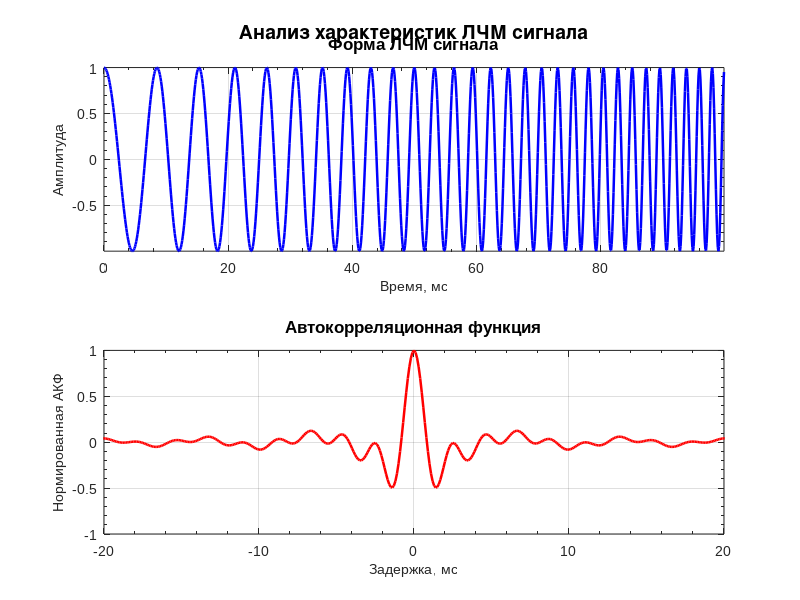

The MATLAB source for this figure:
%Задание 2. ЛЧМ, АКФ ЛЧМ 

function main()
    %% Инициализация и параметры
    clear workspace;  % Очистка рабочей области
    close all;        % Закрытие всех графиков
    format compact;   % Компактный вывод
    clc;
    
    % Основные параметры сигнала
    sampling_rate = 10e3;       % Частота дискретизации [Гц]
    pulse_duration = 100e-3;    % Длительность импульса [сек]
    freq_start = 100;           % Начальная частота [Гц]
    freq_end = 500;             % Конечная частота [Гц]
    signal_amplitude = 1.0;     % Амплитуда сигнала
    
    %% Генерация временной оси
    time_vector = (0:1/sampling_rate:pulse_duration-1/sampling_rate)';
    
    %% 1. Формирование ЛЧМ сигнала
    bandwidth = freq_end - freq_start;
    chirp_rate = bandwidth / pulse_duration;
    
    % Расчет фазовой функции
    phase = 2*pi*(freq_start*time_vector + 0.5*chirp_rate*time_vector.^2);
    
    % Генерация сигнала
    lfm_signal = signal_amplitude * cos(phase);
    
    %% Визуализация сигнала
    fig = figure('Name', 'Анализ ЛЧМ сигнала', ...
                'Position', [100 100 800 600], ...
                'Color', 'w');
    
    % График сигнала
    subplot(2, 1, 1);
    plot(time_vector*1e3, lfm_signal, 'b', 'LineWidth', 1.8);
    xlabel('Время, мс', 'FontSize', 10);
    ylabel('Амплитуда', 'FontSize', 10);
    title('Форма ЛЧМ сигнала', 'FontSize', 12);
    grid on;
    axis tight;
    set(gca, 'FontName', 'Arial', 'XMinorTick', 'on', 'YMinorTick', 'on');
    
    %% 2. Расчет автокорреляционной функции
    [correlation, delay_samples] = xcorr(lfm_signal, 'normalized');
    delay_time = delay_samples / sampling_rate;
    
    % График АКФ
    subplot(2, 1, 2);
    plot(delay_time*1e3, correlation, 'r', 'LineWidth', 1.8);
    xlabel('Задержка, мс', 'FontSize', 10);
    ylabel('Нормированная АКФ', 'FontSize', 10);
    title('Автокорреляционная функция', 'FontSize', 12);
    grid on;
    xlim([-20 20]);
    set(gca, 'FontName', 'Arial', 'XMinorTick', 'on', 'YMinorTick', 'on');
    
    %% Общее оформление
    annotation(fig, 'textbox', [0.3 0.93 0.4 0.05], ...
              'String', 'Анализ характеристик ЛЧМ сигнала', ...
              'EdgeColor', 'none', 'FontSize', 14, ...
              'FontWeight', 'bold', 'HorizontalAlignment', 'center');
    
    % Сохранение данных
    save('lfm_signal_data.mat', 'lfm_signal', 'time_vector');
end
